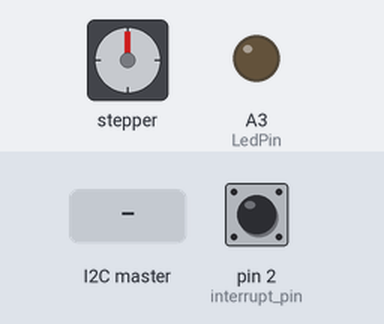
Bench run of a sketch on a simulated Arduino Nano, built with avr-gcc and run on an emulated ATmega328P. On the bench: stepper motor, output pins drawn as LEDs (lit = HIGH). Inputs (shaded band) come from the test bench; at power-on: pin 2 (interrupt_pin) LOW. Stepper angles assume 200 steps per turn; pins used as bus, display or sensor lines are not drawn.

Above: at 1.2 s.
1.3 s: pin 2 (interrupt_pin) pulled HIGH for 0.15 s
At 1.45 s:
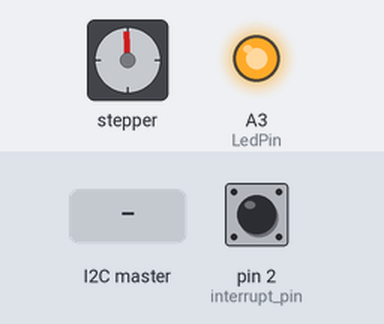
At 2.05 s:
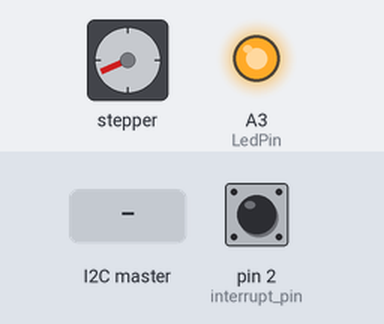
4.3 s: the I2C master sends the byte 1
At 6.8 s:
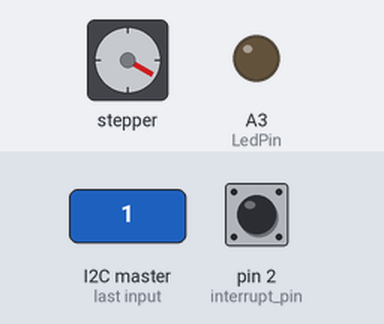
Timing chart, 0 to 8.3 s (numbered marks = the images above; inputs shaded):
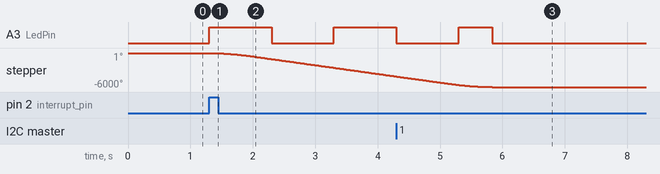

Measured:
- after the input at 1.3 s, A3 (LedPin): LOW → HIGH at once, → LOW 1.0 s later, → HIGH 1.0 s later; stepper: keeps turning counter-clockwise at about 1382°/s, starting at once

The sketch:

kosmos_control_motor.ino
```cpp
/*
Programme "kosmos_control_motor" à installer dans l'Arduino Nano du caisson moteur
Auteurs : Tristan Séchaud & Antoine Jégu
Date de création : 01_07_24
Date de mise à jour : 20_01_26
*/

#include "AccelStepper.h"
#include "avr/sleep.h"
#include <Wire.h>

// ===================== PARAMÈTRES MOTEUR =====================
const float stepsPerRevMotor = 200.0;
const float gearRatio        = 100.0;
const int   directionSign    = -1;
// =============================================================

#define SLAVE_ADDRESS 0x08

#define dirPin 4
#define stepPin 5
#define SleepModePin 6
#define wakeUpPin 3
#define LedPin A3

#define interrupt_pin 2
#define motorInterfaceType 1

volatile unsigned long button_time = 0;
volatile unsigned long last_button_time = 0;
int debounce = 500;

bool state_auto = 0;
bool state_i2c = 0;
bool i2c_detected = false;
bool rotation_done = true;
bool goToSleep = 0;

int Data = 1;
int Data_indent = 0;
int i2cData[6] = {};

// ===== LED =====
bool ledState = false;
unsigned long ledPrev = 0;
const unsigned long ledPeriod = 1000; // ms

// ===== I2C =====
int   target_degrees   = 60;
int   max_speed        = 1000;
int   max_acceleration = 1500;
int   pause_time       = 30;
int   step_mode        = 1;

AccelStepper stepper = AccelStepper(motorInterfaceType, stepPin, dirPin);

// ===== AUTO =====
bool autoPauseActive = false;
unsigned long autoPauseStart = 0;

// ===== moteur non bloquant =====
bool motorMoving = false;

long stepsFromDegrees(float deg) {
  float totalStepsPerRev = stepsPerRevMotor * step_mode * gearRatio;
  float stepsFloat = deg * (totalStepsPerRev / 360.0f);
  return (long)(stepsFloat + (stepsFloat >= 0 ? 0.5f : -0.5f));
}

void setup() {
  pinMode(wakeUpPin, INPUT);
  pinMode(SleepModePin, OUTPUT);
  pinMode(LedPin, OUTPUT);
  digitalWrite(SleepModePin, LOW);
  digitalWrite(LedPin, LOW);

  stepper.setMaxSpeed(max_speed * step_mode);
  stepper.setAcceleration(max_acceleration * step_mode);
  stepper.disableOutputs();

  attachInterrupt(digitalPinToInterrupt(interrupt_pin), change_state, RISING);

  Wire.begin(SLAVE_ADDRESS);
  Wire.onReceive(receiveData);
  Wire.onRequest(sendData);
}

// lance une rotation NON bloquante
void startMotorRotation() {
  digitalWrite(SleepModePin, HIGH);

  long steps = stepsFromDegrees(target_degrees) * directionSign;
  stepper.move(steps);

  motorMoving = true;
  // on ne touche pas à la LED ici, elle est gérée dans loop()
}

void loop() {

  // =====================================================
  // 1) LED : clignote SI état moteur ACTIF (même en pause)
  // =====================================================
  bool motorStateActive =
      (!i2c_detected && state_auto)    // mode auto activé
      || (i2c_detected && state_i2c)   // ordre I2C actif
      || motorMoving;                  // ou moteur tourne vraiment

  if (motorStateActive) {
    unsigned long now = millis();
    if (now - ledPrev >= ledPeriod) {
      ledPrev = now;
      ledState = !ledState;
      digitalWrite(LedPin, ledState);
    }
  } else {
    ledState = false;
    digitalWrite(LedPin, LOW);
  }

  // =========================================
  // 2) faire avancer le moteur si en cours
  // =========================================
  if (motorMoving) {
    stepper.run();

    if (stepper.distanceToGo() == 0) {
      motorMoving = false;
      digitalWrite(SleepModePin, LOW);
      rotation_done = true;

      // si on était en mode auto: on démarre la pause
      if (!i2c_detected && state_auto) {
        autoPauseActive = true;
        autoPauseStart = millis();
      }
    }
  }

  // =========================================
  // 3) MODE AUTO (pas d'I2C)
  // =========================================
  if (!i2c_detected && state_auto) {
    if (!motorMoving && !autoPauseActive) {
      startMotorRotation();
    } else if (autoPauseActive) {
      if (millis() - autoPauseStart >= (unsigned long)pause_time * 1000UL) {
        autoPauseActive = false;
      }
    }
  } else {
    autoPauseActive = false;
  }

  // =========================================
  // 4) MODE I2C
  // =========================================
  if (i2c_detected) {
    if (state_i2c && !rotation_done && !motorMoving) {
      startMotorRotation();
      // rotation_done sera mis à true à la fin
    }

    if (goToSleep) {
      goToSleep = 0;
      attachInterrupt(digitalPinToInterrupt(wakeUpPin), wakeUp, HIGH);
      set_sleep_mode(SLEEP_MODE_PWR_DOWN);
      sleep_enable();
      sleep_cpu();
      sleep_disable();
      detachInterrupt(digitalPinToInterrupt(wakeUpPin));

      if (!digitalRead(wakeUpPin)) {
        goToSleep = 1;
      }
    }
  }
}

void wakeUp() {}

void change_state() {
  button_time = millis();
  if (button_time > last_button_time + debounce) {
    state_auto = !state_auto;
    last_button_time = button_time;
    // on ne touche pas à la LED ici
  }
}

void receiveData(int byteCount) {
  while (Wire.available()) {
    if (!i2c_detected) {
      i2c_detected = true;
      detachInterrupt(digitalPinToInterrupt(interrupt_pin));
    }
    Data = Wire.read();
    if (!Data) {
      Data_indent = 0;
    } else {
      i2cData[Data_indent] = Data;
      Data_indent += 1;
    }
    if (Data_indent == 6) {
      state_i2c = bool(i2cData[0] - 1);
      target_degrees = i2cData[1];
      stepper.setMaxSpeed(i2cData[2] * step_mode * 10);
      stepper.setAcceleration(i2cData[3] * step_mode * 10);
      goToSleep = bool(i2cData[4] - 1);
      step_mode = i2cData[5];
      rotation_done = !state_i2c;
    }
  }
}

void sendData() {
  Wire.write(rotation_done);
}
```
